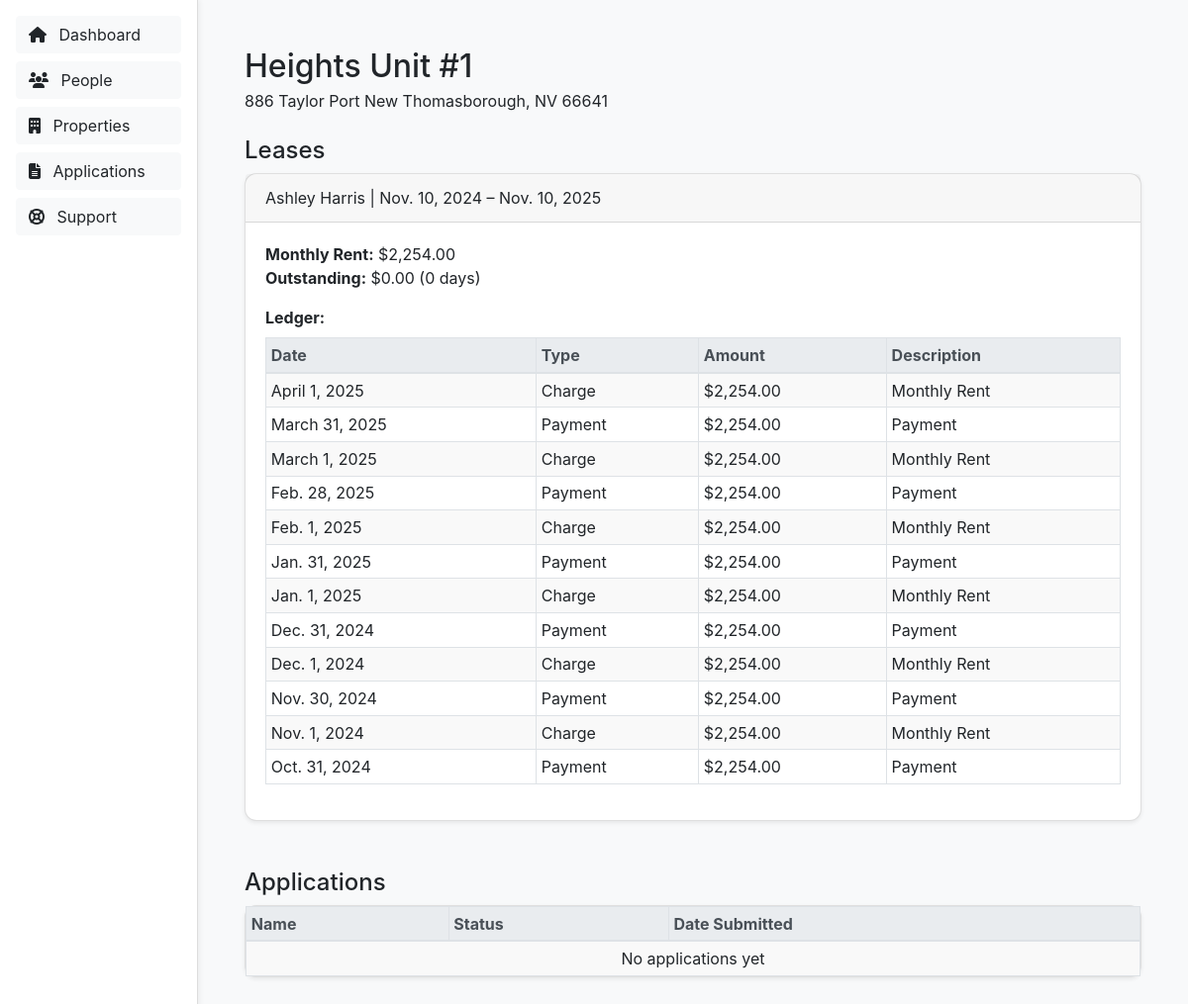
The app's page /units/10001/ with its own data.
### rentals/models.py (models this page shows, shortened)
class Unit(models.Model):
    name = models.CharField(max_length=100)
    number = models.CharField(max_length=100)
    property = models.ForeignKey(Property, on_delete=models.SET_NULL, null=True, blank=True)
    monthly_rent = models.DecimalField(max_digits=8, decimal_places=2, default=0)
    is_occupied = models.BooleanField(default=False)

class Property(models.Model):
    name = models.CharField(max_length=100)
    address = models.CharField(max_length=200)

class Lease(models.Model):
    unit = models.ForeignKey(Unit, on_delete=models.CASCADE)
    tenant = models.ForeignKey(Tenant, on_delete=models.CASCADE)
    start_date = models.DateField()
    end_date = models.DateField()
    monthly_rent = models.DecimalField(max_digits=8, decimal_places=2, default=0)
    outstanding_balance = models.DecimalField(max_digits=10, decimal_places=2, default=0)
    outstanding_balance_age_days = models.IntegerField(default=0)

class Tenant(models.Model):
    name = models.CharField(max_length=100)
    email = models.EmailField()
    phone = models.CharField(max_length=20, blank=True)
    date_of_birth = models.DateField(null=True, blank=True)
    credit_score = models.IntegerField(null=True, blank=True)
    employment_status = models.BooleanField(default=False)
    monthly_income = models.DecimalField(max_digits=10, decimal_places=2, null=True, blank=True)
    background_check_passed = models.BooleanField(default=False)
    emergency_contact_name = models.CharField(max_length=100, blank=True)
    emergency_contact_phone = models.CharField(max_length=20, blank=True)
    notes = models.TextField(blank=True)

class Charge(models.Model):
    lease = models.ForeignKey(Lease, related_name='charges', on_delete=models.CASCADE)
    description = models.CharField(max_length=255, default='Monthly Rent')
    amount = models.DecimalField(max_digits=8, decimal_places=2)
    due_date = models.DateField()

class Payment(models.Model):
    lease = models.ForeignKey(Lease, related_name='payments', on_delete=models.CASCADE)
    amount = models.DecimalField(max_digits=8, decimal_places=2)
    date = models.DateField(default=timezone.now)

### rentals/views.py (the view)
# urls.py: path('units/<int:unit_id>/', views.unit_detail, name='unit_detail'),
def unit_detail(request, unit_id):
    unit = get_object_or_404(
        Unit.objects.select_related('property').prefetch_related(
            Prefetch(
                'lease_set',
                queryset=Lease.objects.select_related('tenant').prefetch_related('payments', 'charges')
            )
        ),
        pk=unit_id
    )
    for lease in unit.lease_set.all():
        transactions = list(lease.charges.all()) + list(lease.payments.all())
        transactions.sort(key=lambda x: x.date if hasattr(x, 'date') else x.due_date, reverse=True)
        lease.ledger = [
            {
                'date': getattr(t, 'date', getattr(t, 'due_date', None)),
                'type': 'Payment' if hasattr(t, 'amount') and hasattr(t, 'lease') and hasattr(t, 'date') else 'Charge',
                'amount': t.amount,
                'description': getattr(t, 'description', 'Payment')
            }
            for t in transactions
        ]
    applications = Application.objects.filter(unit=unit).order_by('-submitted_on')
    context = {
        'unit': unit,
        'applications': applications  # Add this line
    }
    return render(request, 'rentals/unit_detail.html', context)

### rentals/templates/rentals/unit_detail.html (shortened to what this page needs)
{% load humanize %}
<!DOCTYPE html>
<html>
<head>
    <link rel="stylesheet" href="https://stackpath.bootstrapcdn.com/bootstrap/4.5.2/css/bootstrap.min.css">
    <link rel="stylesheet" href="https://cdnjs.cloudflare.com/ajax/libs/font-awesome/6.5.0/css/all.min.css">
</head>
<body class="bg-light">
    <div id="sidebar">
        <a href="{% url 'dashboard' %}" class="btn btn-light mb-2"><i class="fas fa-home mr-2"></i> Dashboard</a>
        <a href="{% url 'people' %}" class="btn btn-light mb-2"><i class="fas fa-users mr-2"></i> People</a>
        <a href="{% url 'properties' %}" class="btn btn-light mb-2"><i class="fas fa-building mr-2"></i> Properties</a>
        <button class="btn btn-light mb-2"><i class="fas fa-file-alt mr-2"></i> Applications</button>
        <button class="btn btn-light mb-2"><i class="fas fa-life-ring mr-2"></i> Support</button>
    </div>
    <div class="container-fluid">
        <h2 class="mt-3 mb-1">{{ unit.property.name }} Unit #{{ unit.number }}</h2>
        <p class="mb-3">{{ unit.property.address }}</p>
        <h4 class="mt-4">Leases</h4>
        {% if unit.lease_set.all %}
            {% for lease in unit.lease_set.all %}
            <div class="card mb-3 shadow-sm">
                <div class="card-header">
                    {{ lease.tenant.name }} | {{ lease.start_date }} – {{ lease.end_date }}
                </div>
                <div class="card-body">
                    <p>
                        <strong>Monthly Rent:</strong> ${{ lease.monthly_rent|floatformat:2|intcomma }}<br>
                        <strong>Outstanding:</strong> ${{ lease.outstanding_balance|floatformat:2|intcomma }} ({{ lease.outstanding_balance_age_days }} days)
                    </p>
                    <strong>Ledger:</strong>
                    <table class="table table-sm table-striped table-bordered mt-2">
                        <thead class="thead-light">
                            <tr>
                                <th>Date</th>
                                <th>Type</th>
                                <th>Amount</th>
                                <th>Description</th>
                            </tr>
                        </thead>
                        <tbody>
                            {% if lease.ledger %}
                                {% for entry in lease.ledger %}
                                <tr>
                                    <td>{{ entry.date }}</td>
                                    <td>{{ entry.type }}</td>
                                    <td>${{ entry.amount|floatformat:2|intcomma }}</td>
                                    <td>{{ entry.description }}</td>
                                </tr>
                                {% endfor %}
                            {% else %}
                                <tr>
                                    <td colspan="4" class="text-center">No transactions yet</td>
                                </tr>
                            {% endif %}
                        </tbody>
                    </table>
                </div>
            </div>
            {% endfor %}
        {% else %}
            <p class="text-muted">No current leases</p>
        {% endif %}
        <h4 class="mt-5">Applications</h4>
        <div class="card mb-3 shadow-sm">
            <div class="card-body p-0">
                <table class="table table-sm table-striped table-bordered mb-0">
                    <thead class="thead-light">
                        <tr>
                            <th>Name</th>
                            <th>Status</th>
                            <th>Date Submitted</th>
                        </tr>
                    </thead>
                    <tbody>
                        {% if applications %}
                            {% for app in applications %}
                            <tr>
                                <td>{{ app.applicant_name }}</td>
                                <td>{{ app.get_status_display }}</td>
                                <td>{{ app.submitted_on|date:"M j, Y g:i A" }}</td>
                            </tr>
                            {% endfor %}
                        {% else %}
                            <tr>
                                <td colspan="3" class="text-center">No applications yet</td>
                            </tr>
                        {% endif %}
                    </tbody>
                </table>
            </div>
        </div>
    </div>
</body>
</html>

### rentals/templates/rentals/unit_detail.html (style rules this page uses)
body { padding: 2rem; background-color: #f8f9fa; margin-left: 200px; }
a { color: black; }
.card { border-radius: 0.75rem; }
.table-striped tbody tr:nth-of-type(odd) { background-color: #f9f9f9; }
#sidebar { position: fixed; top: 0; left: 0; width: 200px; height: 100%; background-color: #ffffff; border-right: 1px solid #ddd; padding: 1rem; box-shadow: 2px 0 5px rgba(0, 0, 0, 0.05); z-index: 1050; overflow-y: auto; }
#sidebar .btn { background-color: #f8f9fa; border-radius: 4px; margin-bottom: 0.5rem; width: 100%; text-align: left; }

### records on screen
Unit: property.name "Heights", number "1", property.address "886 Taylor Port New Thomasborough, NV 66641"
Lease: tenant.name "Ashley Harris", start_date "Nov. 10, 2024", end_date "Nov. 10, 2025", monthly_rent "2,254.00", outstanding_balance "0.00", outstanding_balance_age_days "0", type "Charge" "Payment" "Charge" "Payment" "Charge" "Payment" "Charge" "Payment" "Charge" "Payment" "Charge" "Payment", description "Payment" "Payment" "Payment" "Payment" "Payment" "Payment"
